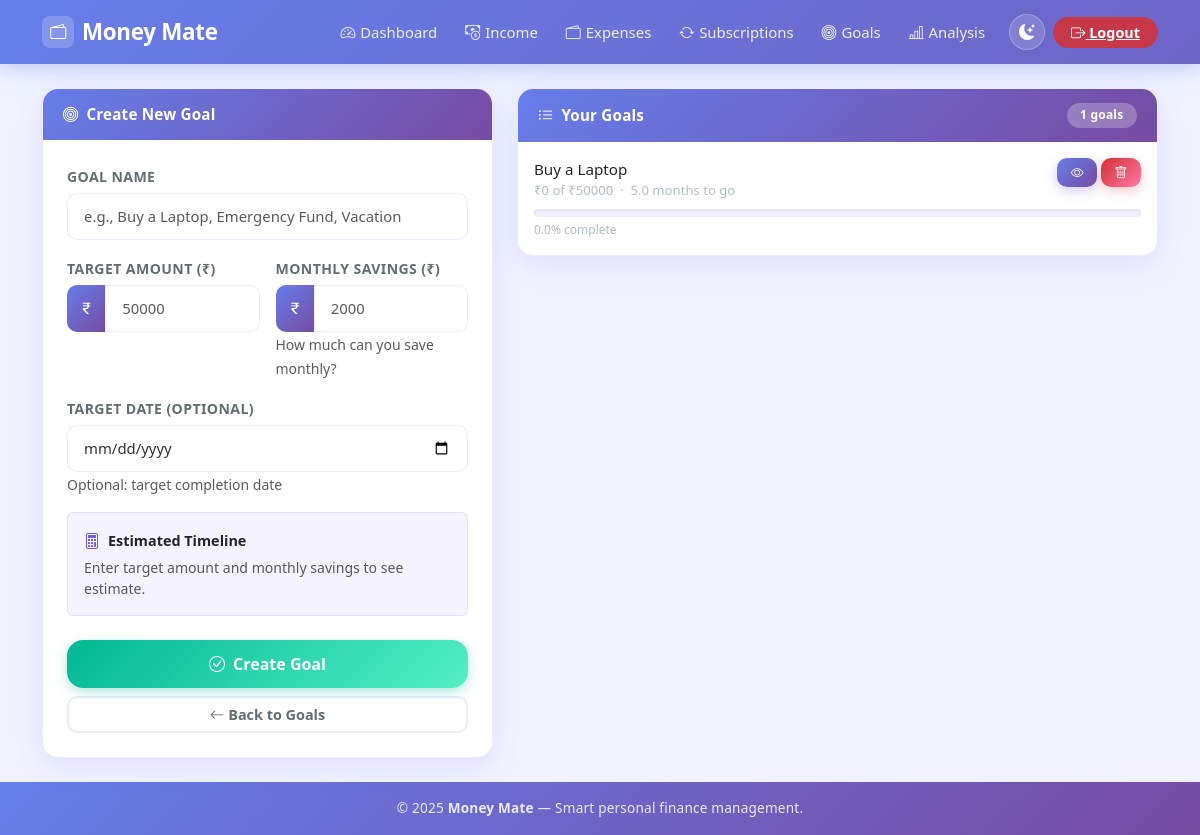
/add_goal (signed in), run on the app's committed database.
### models.py (models this page shows, shortened)
class Goal(db.Model):
    id = db.Column(db.Integer, primary_key=True)
    user_id = db.Column(db.Integer, db.ForeignKey('user.id'), nullable=False)
    name = db.Column(db.String(200), nullable=False)
    target_amount = db.Column(db.Float, nullable=False)
    saved_amount = db.Column(db.Float, default=0.0)
    monthly_savings = db.Column(db.Float, default=0.0)
    target_date = db.Column(db.DateTime, nullable=True)
    created_at = db.Column(db.DateTime, default=datetime.utcnow)
    @property
    def remaining_amount(self):
        return max(0, self.target_amount - self.saved_amount)
    @property
    def progress_percentage(self):
        if self.target_amount == 0:
            return 0
        return min(100, (self.saved_amount / self.target_amount) * 100)
    @property
    def estimated_months(self):
        if self.monthly_savings <= 0:
            return float('inf')
        return self.remaining_amount / self.monthly_savings

### app.py (the view, shortened to what this page needs)
@app.route("/add_goal", methods=["GET", "POST"])
@login_required
def add_goal():
    form = GoalForm()
    goals = (
        Goal.query.filter_by(user_id=current_user.id)
        .order_by(Goal.created_at.desc())
        .all()
    )
    return render_template("add_goal.html", form=form, goals=goals)

### forms.py
class GoalForm(FlaskForm):
    name = StringField('Goal Name', validators=[DataRequired(), Length(max=200)])
    target_amount = FloatField('Target Amount (₹)', validators=[DataRequired(), NumberRange(min=1)])
    monthly_savings = FloatField('Monthly Savings (₹)', validators=[DataRequired(), NumberRange(min=0)])
    target_date = DateField('Target Date (Optional)', validators=[Optional()], format='%Y-%m-%d')
    submit = SubmitField('Create Goal')

### app.py (called while the page is built)
@login_manager.user_loader
def load_user(user_id):
    return User.query.get(int(user_id))

### templates/add_goal.html (shortened to what this page needs)
{% extends "base.html" %}
{% block content %}
<div class="row g-4">
  <div class="col-lg-5">
    <div class="card fade-in">
      <div class="card-header"><i class="bi bi-bullseye"></i> Create New Goal</div>
      <div class="card-body p-4">
        <form method="POST">
          <div class="mb-3">
            {{ form.name.label(class="form-label") }}
            {{ form.name(class="form-control", placeholder="e.g., Buy a Laptop, Emergency Fund, Vacation") }}
          </div>
          <div class="row g-3 mb-3">
            <div class="col-md-6">
              {{ form.target_amount.label(class="form-label") }}
              <div class="input-group">
                <span class="input-group-text"><i class="bi bi-currency-rupee"></i></span>
                {{ form.target_amount(class="form-control", type="number", step="0.01", placeholder="50000", id="target_amount") }}
              </div>
            </div>
            <div class="col-md-6">
              {{ form.monthly_savings.label(class="form-label") }}
              <div class="input-group">
                <span class="input-group-text"><i class="bi bi-currency-rupee"></i></span>
                {{ form.monthly_savings(class="form-control", type="number", step="0.01", placeholder="2000", id="monthly_savings") }}
              </div>
              <small class="text-muted">How much can you save monthly?</small>
            </div>
          </div>
          <div class="mb-3">
            {{ form.target_date.label(class="form-label") }}
            {{ form.target_date(class="form-control", type="date") }}
            <small class="text-muted">Optional: target completion date</small>
          </div>
          <div class="p-3 rounded mb-4" id="preview" style="background:rgba(108,92,231,0.07);border:1.5px solid var(--border-color);">
            <div class="d-flex align-items-center gap-2 mb-1">
              <i class="bi bi-calculator" style="color:var(--brand-primary);"></i>
              <strong style="font-size:0.9rem;">Estimated Timeline</strong>
            </div>
            <p class="mb-0 text-muted" style="font-size:0.88rem;" id="previewText">Enter target amount and monthly savings to see estimate.</p>
          </div>
          <div class="d-grid gap-2">
            <button type="submit" class="btn btn-success btn-lg">
              <i class="bi bi-check-circle me-2"></i>Create Goal
            </button>
            <a href="{{ url_for('goals') }}" class="btn btn-outline-secondary">
              <i class="bi bi-arrow-left me-1"></i>Back to Goals
            </a>
          </div>
        </form>
      </div>
    </div>
  </div>
  <div class="col-lg-7 fade-in fade-in-delay-1">
    <div class="card">
      <div class="card-header d-flex align-items-center gap-2">
        <i class="bi bi-list-ul"></i> Your Goals
        <span class="badge ms-auto" style="background:rgba(255,255,255,0.25);">{{ goals|length }} goals</span>
      </div>
      <div class="card-body p-0">
        {% if goals %}
        {% for goal in goals %}
        <div class="p-3 {% if not loop.last %}border-bottom{% endif %}" style="border-color:var(--border-color)!important;">
          <div class="d-flex justify-content-between align-items-start mb-2">
            <div>
              <div class="fw-700" style="font-size:0.95rem;">{{ goal.name }}</div>
              <div style="font-size:0.82rem;color:var(--text-muted);">
                ₹{{ "%.0f"|format(goal.saved_amount) }} of ₹{{ "%.0f"|format(goal.target_amount) }}
                &nbsp;·&nbsp;
                {% if goal.monthly_savings > 0 %}{{ "%.1f"|format(goal.estimated_months) }} months to go{% else %}No monthly savings set{% endif %}
              </div>
            </div>
            <div class="d-flex gap-1">
              <a href="{{ url_for('goal_detail', id=goal.id) }}" class="btn btn-primary btn-sm">
                <i class="bi bi-eye"></i>
              </a>
              <a href="{{ url_for('delete_goal', id=goal.id) }}" class="btn btn-danger btn-sm"
                 onclick="return confirm('Delete this goal?')">
                <i class="bi bi-trash"></i>
              </a>
            </div>
          </div>
          <div class="progress" style="height:8px;">
          </div>
          <div class="d-flex justify-content-between mt-1" style="font-size:0.75rem;color:var(--text-muted);">
            <span>{{ "%.1f"|format(goal.progress_percentage) }}% complete</span>
          </div>
        </div>
        {% endfor %}
        {% else %}
        <div class="text-center py-5 text-muted">
          <i class="bi bi-bullseye" style="font-size:2.5rem;opacity:0.3;"></i>
          <p class="mt-2 mb-0">No goals yet. Create your first one!</p>
        </div>
        {% endif %}
      </div>
    </div>
  </div>
</div>
{% endblock %}

### static/style.css (style rules this page uses)
:root { --brand-primary: #6C5CE7; --brand-secondary: #a29bfe; --brand-accent: #00b894; --brand-danger: #d63031; --brand-warning: #f39c12; --brand-info: #0984e3; --gradient-brand: linear-gradient(135deg, #667eea 0%, #764ba2 100%); --gradient-green: linear-gradient(135deg, #00b894 0%, #55efc4 100%); --gradient-red: linear-gradient(135deg, #d63031 0%, #fd79a8 100%); --gradient-orange: linear-gradient(135deg, #f39c12 0%, #fdcb6e 100%); --gradient-blue: linear-gradient(135deg, #0984e3 0%, #74b9ff 100%); --bg-page: #f0f2ff; --bg-card: rgba(255, 255, 255, 0.97); --bg-card-hover: #fff; --text-primary: #2d3436; --text-secondary: #636e72; --text-muted: #b2bec3; --border-color: rgba(108, 92, 231, 0.12); --shadow-sm: 0 2px 12px rgba(108, 92, 231, 0.08); --shadow-md: 0 8px 30px rgba(108, 92, 231, 0.12); --shadow-lg: 0 20px 50px rgba(108, 92, 231, 0.18); --shadow-hover: 0 15px 40px rgba(108, 92, 231, 0.22); --radius-sm: 10px; --radius-md: 16px; --radius-lg: 24px; --radius-pill: 50px; --transition: all 0.28s cubic-bezier(0.4, 0, 0.2, 1); }
*, *::before, *::after { box-sizing: border-box; }
body { background: var(--bg-page); font-family: 'Segoe UI', system-ui, -apple-system, sans-serif; color: var(--text-primary); min-height: 100vh; display: flex; flex-direction: column; transition: background 0.3s, color 0.3s; }
.card { border: 1px solid var(--border-color); border-radius: var(--radius-md); background: var(--bg-card); box-shadow: var(--shadow-md); transition: var(--transition); overflow: hidden; }
.card-header { background: var(--gradient-brand); color: white; font-weight: 600; font-size: 0.95rem; padding: 0.9rem 1.25rem; border: none; display: flex; align-items: center; gap: 8px; letter-spacing: 0.2px; }
.btn { border-radius: var(--radius-sm); font-weight: 600; font-size: 0.9rem; transition: var(--transition); position: relative; overflow: hidden; border: none; cursor: pointer; }
.btn::after { content: ''; position: absolute; inset: 0; background: rgba(255,255,255,0); transition: var(--transition); }
.btn-primary { background: var(--gradient-brand); color: white; box-shadow: 0 4px 12px rgba(108, 92, 231, 0.3); }
.btn-success { background: var(--gradient-green); color: white; box-shadow: 0 4px 12px rgba(0, 184, 148, 0.3); }
.btn-danger { background: var(--gradient-red); color: white; box-shadow: 0 4px 12px rgba(214, 48, 49, 0.25); }
.btn-outline-secondary { border: 2px solid var(--border-color); color: var(--text-secondary); background: transparent; }
.btn-sm { font-size: 0.8rem; padding: 0.3rem 0.85rem; }
.btn-lg { padding: 0.75rem 2rem; font-size: 1rem; border-radius: var(--radius-md); }
.badge { font-size: 0.75rem; font-weight: 600; padding: 0.4rem 0.85rem; border-radius: var(--radius-pill); letter-spacing: 0.2px; }
.form-control, .form-select { border-radius: var(--radius-sm); border: 1.5px solid var(--border-color); padding: 0.7rem 1rem; font-size: 0.93rem; color: var(--text-primary); background: white; transition: var(--transition); }
.form-label { font-weight: 600; font-size: 0.88rem; color: var(--text-secondary); margin-bottom: 6px; text-transform: uppercase; letter-spacing: 0.4px; }
.input-group-text { background: var(--gradient-brand); color: white; border: none; border-radius: var(--radius-sm) 0 0 var(--radius-sm); font-size: 0.95rem; }
.progress { border-radius: var(--radius-pill); background: rgba(108, 92, 231, 0.1); overflow: hidden; box-shadow: inset 0 1px 3px rgba(0,0,0,0.08); }
.fade-in { animation: fadeInUp 0.55s ease both; }
.fade-in-delay-1 { animation-delay: 0.1s; }

### data on the page
Goal: name "Buy a Laptop", saved_amount "0", target_amount "50000", estimated_months "5.0", progress_percentage "0.0"

### other printed values
{{ goals|length }} "1"
